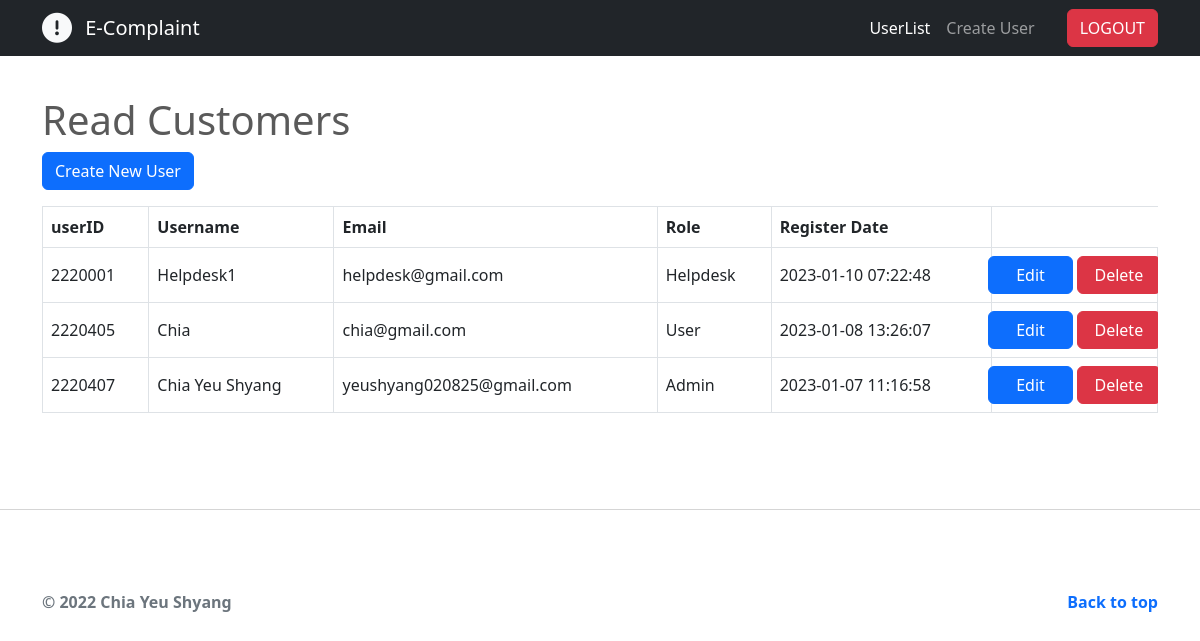
The app's page /admin_users_list.php (signed in) with its own data.
### tables this page shows
CREATE TABLE IF NOT EXISTS `users` (
  `userID` int(11) NOT NULL,
  `password` varchar(255) NOT NULL,
  `username` varchar(255) NOT NULL,
  `email` varchar(255) NOT NULL,
  `gender` varchar(11) NOT NULL,
  `role` varchar(255) NOT NULL,
  `register_date` timestamp NOT NULL,
  PRIMARY KEY (`userID`),
  UNIQUE KEY `email` (`email`),
  KEY `role` (`role`)
);

### admin_users_list.php (the view, shortened to what this page needs)
<!DOCTYPE html>
<html>
<head>
    <?php include "bootstrap.php"; ?>
    <link rel="stylesheet" href="css/styles.css" />
</head>
<body>
    <?php
    include "admin_navbar.php";
    ?>
    <main class="mt-5">
        <div class="container">
            <div class="page-header">
                <h1>Read Customers</h1>
            </div>
            <?php
            include 'config/database.php';
            $query = "SELECT userID, username, email, role, register_date FROM users ORDER BY userID ASC";
            $stmt = $con->prepare($query);
            $stmt->execute();
            $num = $stmt->rowCount();
            echo "<a href='admin_users_create.php' class='btn btn-primary mb-3'>Create New User</a>";
            if ($num > 0) {
                echo "<div class='table-responsive'>";
                echo "<table class='table table-hover table-bordered align-middle'>";
                echo "<tr>";
                echo "<th>userID</th>";
                echo "<th>Username</th>";
                echo "<th>Email</th>";
                echo "<th>Role</th>";
                echo "<th>Register Date</th>";
                echo "</tr>";
                while ($row = $stmt->fetch(PDO::FETCH_ASSOC)) {
                    extract($row);
                    echo "<tr>";
                    echo "<td>{$userID}</td>";
                    echo "<td>{$username}</td>";
                    echo "<td>{$email}</td>";
                    echo "<td>{$role}</td>";
                    echo "<td>{$register_date}</td>";
                    echo "<td>";
                    echo "<div class='row'>";
                    echo "<a href='admin_users_update.php?id={$userID}' class='btn btn-primary col-11 col-lg m-auto me-lg-1 mt-2 mt-lg-0'>Edit</a>";
                    echo "<a href='#' onclick='delete_customer({$userID});' class='btn btn-danger col-11 col-lg m-auto mt-2 mt-xl-0'>Delete</a>";
                    echo "</div>";
                    echo "</td>";
                    echo "</tr>";
                }
                echo "</table>";
                echo "</div>";
            } else {
                echo "<div class='alert alert-danger'>No records found.</div>";
            }
            ?>
        </div>
        <hr class="featurette-divider">
    </main>
    <footer class="container">
        <p class="float-end"><a class="text-decoration-none fw-bold" href="#">Back to top</a></p>
        <p class="text-muted fw-bold">&copy; 2022 Chia Yeu Shyang</p>
    </footer>
</body>

### css/styles.css (style rules this page uses)
body { padding-top: 3rem; padding-bottom: 3rem; color: #5a5a5a; }
.featurette-divider { margin: 5rem 0; }

### records on screen
users: userID "2220001", username "Helpdesk1", email "helpdesk@gmail.com", role "Helpdesk", register_date "2023-01-10 07:22:48"
users: userID "2220405", username "Chia", email "chia@gmail.com", role "User", register_date "2023-01-08 13:26:07"
users: userID "2220407", username "Chia Yeu Shyang", email "yeushyang020825@gmail.com", role "Admin", register_date "2023-01-07 11:16:58"
